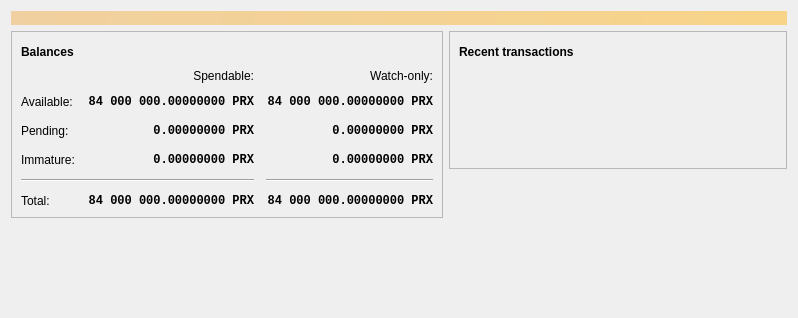
<?xml version="1.0" encoding="UTF-8"?>
<ui version="4.0">
 <class>OverviewPage</class>
 <widget class="QWidget" name="OverviewPage">
  <property name="geometry">
   <rect>
    <x>0</x>
    <y>0</y>
    <width>798</width>
    <height>318</height>
   </rect>
  </property>
  <property name="windowTitle">
   <string>Form</string>
  </property>
  <layout class="QVBoxLayout" name="topLayout">
   <item>
    <widget class="QLabel" name="labelAlerts">
     <property name="visible">
      <bool>false</bool>
     </property>
     <property name="styleSheet">
      <string notr="true">QLabel { background-color: qlineargradient(x1: 0, y1: 0, x2: 1, y2: 0, stop:0 #F0D0A0, stop:1 #F8D488); color:#000000; }</string>
     </property>
     <property name="wordWrap">
      <bool>true</bool>
     </property>
     <property name="margin">
      <number>3</number>
     </property>
     <property name="textInteractionFlags">
      <set>Qt::TextSelectableByMouse</set>
     </property>
    </widget>
   </item>
   <item>
    <layout class="QHBoxLayout" name="horizontalLayout" stretch="1,1">
     <item>
      <layout class="QVBoxLayout" name="verticalLayout_2">
       <item>
        <widget class="QFrame" name="frame">
         <property name="frameShape">
          <enum>QFrame::StyledPanel</enum>
         </property>
         <property name="frameShadow">
          <enum>QFrame::Raised</enum>
         </property>
         <layout class="QVBoxLayout" name="verticalLayout_4">
          <item>
           <layout class="QHBoxLayout" name="horizontalLayout_4">
            <item>
             <widget class="QLabel" name="label_5">
              <property name="font">
               <font>
                <weight>75</weight>
                <bold>true</bold>
               </font>
              </property>
              <property name="text">
               <string>Balances</string>
              </property>
             </widget>
            </item>
            <item>
             <widget class="QPushButton" name="labelWalletStatus">
              <property name="enabled">
               <bool>true</bool>
              </property>
              <property name="maximumSize">
               <size>
                <width>30</width>
                <height>16777215</height>
               </size>
              </property>
              <property name="toolTip">
               <string>The displayed information may be out of date. Your wallet automatically synchronizes with the Prismex network after a connection is established, but this process has not completed yet.</string>
              </property>
              <property name="text">
               <string/>
              </property>
              <property name="icon">
               <iconset resource="../bitcoin.qrc">
                <normaloff>:/icons/warning</normaloff>
                <disabledoff>:/icons/warning</disabledoff>:/icons/warning</iconset>
              </property>
              <property name="iconSize">
               <size>
                <width>24</width>
                <height>24</height>
               </size>
              </property>
              <property name="flat">
               <bool>true</bool>
              </property>
             </widget>
            </item>
            <item>
             <spacer name="horizontalSpacer_3">
              <property name="orientation">
               <enum>Qt::Horizontal</enum>
              </property>
              <property name="sizeHint" stdset="0">
               <size>
                <width>40</width>
                <height>20</height>
               </size>
              </property>
             </spacer>
            </item>
           </layout>
          </item>
          <item>
           <layout class="QGridLayout" name="gridLayout">
            <property name="spacing">
             <number>12</number>
            </property>
            <item row="2" column="2">
             <widget class="QLabel" name="labelWatchPending">
              <property name="font">
               <font>
                <family>Monospace</family>
                <weight>75</weight>
                <bold>true</bold>
               </font>
              </property>
              <property name="cursor">
               <cursorShape>IBeamCursor</cursorShape>
              </property>
              <property name="toolTip">
               <string>Unconfirmed transactions to watch-only addresses</string>
              </property>
              <property name="text">
               <string notr="true">0.00000000 PRX</string>
              </property>
              <property name="alignment">
               <set>Qt::AlignRight|Qt::AlignTrailing|Qt::AlignVCenter</set>
              </property>
              <property name="textInteractionFlags">
               <set>Qt::LinksAccessibleByMouse|Qt::TextSelectableByKeyboard|Qt::TextSelectableByMouse</set>
              </property>
             </widget>
            </item>
            <item row="2" column="1">
             <widget class="QLabel" name="labelUnconfirmed">
              <property name="font">
               <font>
                <family>Monospace</family>
                <weight>75</weight>
                <bold>true</bold>
               </font>
              </property>
              <property name="cursor">
               <cursorShape>IBeamCursor</cursorShape>
              </property>
              <property name="toolTip">
               <string>Total of transactions that have yet to be confirmed, and do not yet count toward the spendable balance</string>
              </property>
              <property name="text">
               <string notr="true">0.00000000 PRX</string>
              </property>
              <property name="alignment">
               <set>Qt::AlignRight|Qt::AlignTrailing|Qt::AlignVCenter</set>
              </property>
              <property name="textInteractionFlags">
               <set>Qt::LinksAccessibleByMouse|Qt::TextSelectableByKeyboard|Qt::TextSelectableByMouse</set>
              </property>
             </widget>
            </item>
            <item row="3" column="2">
             <widget class="QLabel" name="labelWatchImmature">
              <property name="font">
               <font>
                <family>Monospace</family>
                <weight>75</weight>
                <bold>true</bold>
               </font>
              </property>
              <property name="cursor">
               <cursorShape>IBeamCursor</cursorShape>
              </property>
              <property name="toolTip">
               <string>Mined balance in watch-only addresses that has not yet matured</string>
              </property>
              <property name="text">
               <string notr="true">0.00000000 PRX</string>
              </property>
              <property name="alignment">
               <set>Qt::AlignRight|Qt::AlignTrailing|Qt::AlignVCenter</set>
              </property>
              <property name="textInteractionFlags">
               <set>Qt::LinksAccessibleByMouse|Qt::TextSelectableByKeyboard|Qt::TextSelectableByMouse</set>
              </property>
             </widget>
            </item>
            <item row="4" column="0" colspan="2">
             <widget class="Line" name="line">
              <property name="orientation">
               <enum>Qt::Horizontal</enum>
              </property>
             </widget>
            </item>
            <item row="4" column="2">
             <widget class="Line" name="lineWatchBalance">
              <property name="sizePolicy">
               <sizepolicy hsizetype="Preferred" vsizetype="Fixed">
                <horstretch>0</horstretch>
                <verstretch>0</verstretch>
               </sizepolicy>
              </property>
              <property name="minimumSize">
               <size>
                <width>140</width>
                <height>0</height>
               </size>
              </property>
              <property name="orientation">
               <enum>Qt::Horizontal</enum>
              </property>
             </widget>
            </item>
            <item row="5" column="0">
             <widget class="QLabel" name="labelTotalText">
              <property name="text">
               <string>Total:</string>
              </property>
             </widget>
            </item>
            <item row="3" column="1">
             <widget class="QLabel" name="labelImmature">
              <property name="font">
               <font>
                <family>Monospace</family>
                <weight>75</weight>
                <bold>true</bold>
               </font>
              </property>
              <property name="cursor">
               <cursorShape>IBeamCursor</cursorShape>
              </property>
              <property name="toolTip">
               <string>Mined balance that has not yet matured</string>
              </property>
              <property name="text">
               <string notr="true">0.00000000 PRX</string>
              </property>
              <property name="alignment">
               <set>Qt::AlignRight|Qt::AlignTrailing|Qt::AlignVCenter</set>
              </property>
              <property name="textInteractionFlags">
               <set>Qt::LinksAccessibleByMouse|Qt::TextSelectableByKeyboard|Qt::TextSelectableByMouse</set>
              </property>
             </widget>
            </item>
            <item row="2" column="3">
             <spacer name="horizontalSpacer_2">
              <property name="orientation">
               <enum>Qt::Horizontal</enum>
              </property>
              <property name="sizeHint" stdset="0">
               <size>
                <width>40</width>
                <height>20</height>
               </size>
              </property>
             </spacer>
            </item>
            <item row="3" column="0">
             <widget class="QLabel" name="labelImmatureText">
              <property name="text">
               <string>Immature:</string>
              </property>
             </widget>
            </item>
            <item row="5" column="1">
             <widget class="QLabel" name="labelTotal">
              <property name="font">
               <font>
                <family>Monospace</family>
                <weight>75</weight>
                <bold>true</bold>
               </font>
              </property>
              <property name="cursor">
               <cursorShape>IBeamCursor</cursorShape>
              </property>
              <property name="toolTip">
               <string>Your current total balance</string>
              </property>
              <property name="text">
               <string notr="true">84 000 000.00000000 PRX</string>
              </property>
              <property name="alignment">
               <set>Qt::AlignRight|Qt::AlignTrailing|Qt::AlignVCenter</set>
              </property>
              <property name="textInteractionFlags">
               <set>Qt::LinksAccessibleByMouse|Qt::TextSelectableByKeyboard|Qt::TextSelectableByMouse</set>
              </property>
             </widget>
            </item>
            <item row="5" column="2">
             <widget class="QLabel" name="labelWatchTotal">
              <property name="font">
               <font>
                <family>Monospace</family>
                <weight>75</weight>
                <bold>true</bold>
               </font>
              </property>
              <property name="cursor">
               <cursorShape>IBeamCursor</cursorShape>
              </property>
              <property name="toolTip">
               <string>Current total balance in watch-only addresses</string>
              </property>
              <property name="text">
               <string notr="true">84 000 000.00000000 PRX</string>
              </property>
              <property name="alignment">
               <set>Qt::AlignRight|Qt::AlignTrailing|Qt::AlignVCenter</set>
              </property>
              <property name="textInteractionFlags">
               <set>Qt::LinksAccessibleByMouse|Qt::TextSelectableByKeyboard|Qt::TextSelectableByMouse</set>
              </property>
             </widget>
            </item>
            <item row="0" column="2">
             <widget class="QLabel" name="labelWatchonly">
              <property name="text">
               <string>Watch-only:</string>
              </property>
              <property name="alignment">
               <set>Qt::AlignRight|Qt::AlignTrailing|Qt::AlignVCenter</set>
              </property>
             </widget>
            </item>
            <item row="1" column="0">
             <widget class="QLabel" name="labelBalanceText">
              <property name="text">
               <string>Available:</string>
              </property>
             </widget>
            </item>
            <item row="1" column="1">
             <widget class="QLabel" name="labelBalance">
              <property name="font">
               <font>
                <family>Monospace</family>
                <weight>75</weight>
                <bold>true</bold>
               </font>
              </property>
              <property name="cursor">
               <cursorShape>IBeamCursor</cursorShape>
              </property>
              <property name="toolTip">
               <string>Your current spendable balance</string>
              </property>
              <property name="text">
               <string notr="true">84 000 000.00000000 PRX</string>
              </property>
              <property name="alignment">
               <set>Qt::AlignRight|Qt::AlignTrailing|Qt::AlignVCenter</set>
              </property>
              <property name="textInteractionFlags">
               <set>Qt::LinksAccessibleByMouse|Qt::TextSelectableByKeyboard|Qt::TextSelectableByMouse</set>
              </property>
             </widget>
            </item>
            <item row="1" column="2">
             <widget class="QLabel" name="labelWatchAvailable">
              <property name="font">
               <font>
                <family>Monospace</family>
                <weight>75</weight>
                <bold>true</bold>
               </font>
              </property>
              <property name="cursor">
               <cursorShape>IBeamCursor</cursorShape>
              </property>
              <property name="toolTip">
               <string>Your current balance in watch-only addresses</string>
              </property>
              <property name="text">
               <string notr="true">84 000 000.00000000 PRX</string>
              </property>
              <property name="alignment">
               <set>Qt::AlignRight|Qt::AlignTrailing|Qt::AlignVCenter</set>
              </property>
              <property name="textInteractionFlags">
               <set>Qt::LinksAccessibleByMouse|Qt::TextSelectableByKeyboard|Qt::TextSelectableByMouse</set>
              </property>
             </widget>
            </item>
            <item row="2" column="0">
             <widget class="QLabel" name="labelPendingText">
              <property name="text">
               <string>Pending:</string>
              </property>
             </widget>
            </item>
            <item row="0" column="1">
             <widget class="QLabel" name="labelSpendable">
              <property name="text">
               <string>Spendable:</string>
              </property>
              <property name="alignment">
               <set>Qt::AlignRight|Qt::AlignTrailing|Qt::AlignVCenter</set>
              </property>
             </widget>
            </item>
           </layout>
          </item>
         </layout>
        </widget>
       </item>
       <item>
        <spacer name="verticalSpacer">
         <property name="orientation">
          <enum>Qt::Vertical</enum>
         </property>
         <property name="sizeHint" stdset="0">
          <size>
           <width>20</width>
           <height>40</height>
          </size>
         </property>
        </spacer>
       </item>
      </layout>
     </item>
     <item>
      <layout class="QVBoxLayout" name="verticalLayout_3">
       <item>
        <widget class="QFrame" name="frame_2">
         <property name="frameShape">
          <enum>QFrame::StyledPanel</enum>
         </property>
         <property name="frameShadow">
          <enum>QFrame::Raised</enum>
         </property>
         <layout class="QVBoxLayout" name="verticalLayout">
          <item>
           <layout class="QHBoxLayout" name="horizontalLayout_2">
            <item>
             <widget class="QLabel" name="label_4">
              <property name="font">
               <font>
                <weight>75</weight>
                <bold>true</bold>
               </font>
              </property>
              <property name="text">
               <string>Recent transactions</string>
              </property>
             </widget>
            </item>
            <item>
             <widget class="QPushButton" name="labelTransactionsStatus">
              <property name="enabled">
               <bool>true</bool>
              </property>
              <property name="maximumSize">
               <size>
                <width>30</width>
                <height>16777215</height>
               </size>
              </property>
              <property name="toolTip">
               <string>The displayed information may be out of date. Your wallet automatically synchronizes with the Prismex network after a connection is established, but this process has not completed yet.</string>
              </property>
              <property name="text">
               <string/>
              </property>
              <property name="icon">
               <iconset resource="../bitcoin.qrc">
                <normaloff>:/icons/warning</normaloff>
                <disabledoff>:/icons/warning</disabledoff>:/icons/warning</iconset>
              </property>
              <property name="iconSize">
               <size>
                <width>24</width>
                <height>24</height>
               </size>
              </property>
              <property name="flat">
               <bool>true</bool>
              </property>
             </widget>
            </item>
            <item>
             <spacer name="horizontalSpacer">
              <property name="orientation">
               <enum>Qt::Horizontal</enum>
              </property>
              <property name="sizeHint" stdset="0">
               <size>
                <width>40</width>
                <height>20</height>
               </size>
              </property>
             </spacer>
            </item>
           </layout>
          </item>
          <item>
           <widget class="TransactionOverviewWidget" name="listTransactions">
            <property name="styleSheet">
             <string notr="true">QListView { background: transparent; }</string>
            </property>
            <property name="frameShape">
             <enum>QFrame::NoFrame</enum>
            </property>
            <property name="verticalScrollBarPolicy">
             <enum>Qt::ScrollBarAlwaysOff</enum>
            </property>
            <property name="horizontalScrollBarPolicy">
             <enum>Qt::ScrollBarAlwaysOff</enum>
            </property>
            <property name="sizeAdjustPolicy">
             <enum>QAbstractScrollArea::AdjustToContents</enum>
            </property>
            <property name="selectionMode">
             <enum>QAbstractItemView::NoSelection</enum>
            </property>
            <property name="uniformItemSizes">
             <bool>true</bool>
            </property>
           </widget>
          </item>
         </layout>
        </widget>
       </item>
       <item>
        <spacer name="verticalSpacer_2">
         <property name="orientation">
          <enum>Qt::Vertical</enum>
         </property>
         <property name="sizeHint" stdset="0">
          <size>
           <width>20</width>
           <height>40</height>
          </size>
         </property>
        </spacer>
       </item>
      </layout>
     </item>
    </layout>
   </item>
  </layout>
 </widget>
 <customwidgets>
  <customwidget>
   <class>TransactionOverviewWidget</class>
   <extends>QListView</extends>
   <header>qt/transactionoverviewwidget.h</header>
  </customwidget>
 </customwidgets>
 <resources/>
 <connections/>
</ui>
